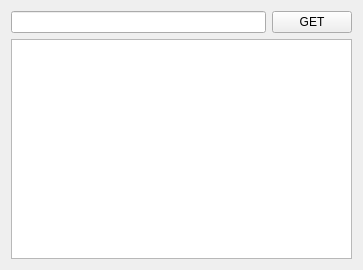
<?xml version="1.0" encoding="UTF-8"?>
<ui version="4.0">
 <class>Widget</class>
 <widget class="QWidget" name="Widget">
  <property name="geometry">
   <rect>
    <x>0</x>
    <y>0</y>
    <width>363</width>
    <height>270</height>
   </rect>
  </property>
  <property name="windowTitle">
   <string>Widget</string>
  </property>
  <layout class="QVBoxLayout" name="verticalLayout">
   <item>
    <layout class="QHBoxLayout" name="horizontalLayout">
     <item>
      <widget class="QLineEdit" name="lineEdit"/>
     </item>
     <item>
      <widget class="QPushButton" name="pushButton">
       <property name="text">
        <string>GET</string>
       </property>
      </widget>
     </item>
    </layout>
   </item>
   <item>
    <widget class="QTextEdit" name="textEdit"/>
   </item>
  </layout>
 </widget>
 <resources/>
 <connections/>
</ui>
